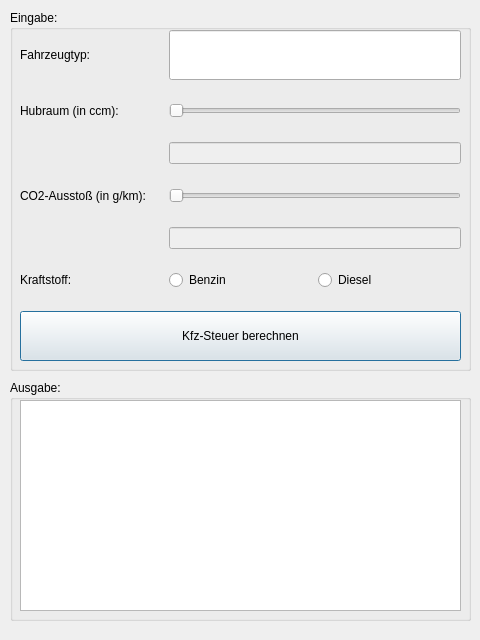
<?xml version="1.0" encoding="UTF-8"?>
<ui version="4.0">
 <class>Dialog</class>
 <widget class="QDialog" name="Dialog">
  <property name="geometry">
   <rect>
    <x>0</x>
    <y>0</y>
    <width>480</width>
    <height>640</height>
   </rect>
  </property>
  <property name="windowTitle">
   <string>Kfz-Steuer</string>
  </property>
  <widget class="QGroupBox" name="groupBox">
   <property name="geometry">
    <rect>
     <x>10</x>
     <y>10</y>
     <width>461</width>
     <height>361</height>
    </rect>
   </property>
   <property name="title">
    <string>Eingabe:</string>
   </property>
   <widget class="QWidget" name="gridLayoutWidget">
    <property name="geometry">
     <rect>
      <x>10</x>
      <y>20</y>
      <width>441</width>
      <height>331</height>
     </rect>
    </property>
    <layout class="QGridLayout" name="gridLayout">
     <item row="1" column="0">
      <widget class="QLabel" name="lb_hubraum">
       <property name="sizePolicy">
        <sizepolicy hsizetype="Minimum" vsizetype="Minimum">
         <horstretch>0</horstretch>
         <verstretch>0</verstretch>
        </sizepolicy>
       </property>
       <property name="text">
        <string>Hubraum (in ccm):</string>
       </property>
      </widget>
     </item>
     <item row="1" column="1" colspan="2">
      <widget class="QSlider" name="slider_hubraum">
       <property name="sizePolicy">
        <sizepolicy hsizetype="Minimum" vsizetype="Minimum">
         <horstretch>0</horstretch>
         <verstretch>0</verstretch>
        </sizepolicy>
       </property>
       <property name="maximum">
        <number>5000</number>
       </property>
       <property name="orientation">
        <enum>Qt::Horizontal</enum>
       </property>
      </widget>
     </item>
     <item row="5" column="2">
      <widget class="QRadioButton" name="rb_diesel">
       <property name="sizePolicy">
        <sizepolicy hsizetype="Minimum" vsizetype="Minimum">
         <horstretch>0</horstretch>
         <verstretch>0</verstretch>
        </sizepolicy>
       </property>
       <property name="text">
        <string>Diesel</string>
       </property>
      </widget>
     </item>
     <item row="3" column="0">
      <widget class="QLabel" name="lb_co2">
       <property name="sizePolicy">
        <sizepolicy hsizetype="Minimum" vsizetype="Minimum">
         <horstretch>0</horstretch>
         <verstretch>0</verstretch>
        </sizepolicy>
       </property>
       <property name="text">
        <string>CO2-Ausstoß (in g/km):</string>
       </property>
      </widget>
     </item>
     <item row="2" column="1" colspan="2">
      <widget class="QLineEdit" name="tf_hubraum">
       <property name="enabled">
        <bool>false</bool>
       </property>
       <property name="sizePolicy">
        <sizepolicy hsizetype="Minimum" vsizetype="Maximum">
         <horstretch>0</horstretch>
         <verstretch>0</verstretch>
        </sizepolicy>
       </property>
      </widget>
     </item>
     <item row="5" column="0">
      <widget class="QLabel" name="lb_kraftstoff">
       <property name="sizePolicy">
        <sizepolicy hsizetype="Minimum" vsizetype="Minimum">
         <horstretch>0</horstretch>
         <verstretch>0</verstretch>
        </sizepolicy>
       </property>
       <property name="text">
        <string>Kraftstoff:</string>
       </property>
      </widget>
     </item>
     <item row="0" column="1" colspan="2">
      <widget class="QLineEdit" name="tf_typ">
       <property name="sizePolicy">
        <sizepolicy hsizetype="Minimum" vsizetype="Minimum">
         <horstretch>0</horstretch>
         <verstretch>0</verstretch>
        </sizepolicy>
       </property>
      </widget>
     </item>
     <item row="6" column="0" colspan="3">
      <widget class="QPushButton" name="bt_berechnen">
       <property name="sizePolicy">
        <sizepolicy hsizetype="Minimum" vsizetype="Minimum">
         <horstretch>0</horstretch>
         <verstretch>0</verstretch>
        </sizepolicy>
       </property>
       <property name="text">
        <string>Kfz-Steuer berechnen</string>
       </property>
      </widget>
     </item>
     <item row="0" column="0">
      <widget class="QLabel" name="lb_typ">
       <property name="sizePolicy">
        <sizepolicy hsizetype="Minimum" vsizetype="Minimum">
         <horstretch>0</horstretch>
         <verstretch>0</verstretch>
        </sizepolicy>
       </property>
       <property name="text">
        <string>Fahrzeugtyp:</string>
       </property>
      </widget>
     </item>
     <item row="5" column="1">
      <widget class="QRadioButton" name="rb_benzin">
       <property name="sizePolicy">
        <sizepolicy hsizetype="Minimum" vsizetype="Minimum">
         <horstretch>0</horstretch>
         <verstretch>0</verstretch>
        </sizepolicy>
       </property>
       <property name="text">
        <string>Benzin</string>
       </property>
      </widget>
     </item>
     <item row="4" column="1" colspan="2">
      <widget class="QLineEdit" name="tf_co2">
       <property name="enabled">
        <bool>false</bool>
       </property>
       <property name="sizePolicy">
        <sizepolicy hsizetype="Minimum" vsizetype="Maximum">
         <horstretch>0</horstretch>
         <verstretch>0</verstretch>
        </sizepolicy>
       </property>
      </widget>
     </item>
     <item row="3" column="1" colspan="2">
      <widget class="QSlider" name="slider_co2">
       <property name="sizePolicy">
        <sizepolicy hsizetype="Minimum" vsizetype="Minimum">
         <horstretch>0</horstretch>
         <verstretch>0</verstretch>
        </sizepolicy>
       </property>
       <property name="maximum">
        <number>500</number>
       </property>
       <property name="orientation">
        <enum>Qt::Horizontal</enum>
       </property>
      </widget>
     </item>
    </layout>
   </widget>
  </widget>
  <widget class="QGroupBox" name="groupBox_2">
   <property name="geometry">
    <rect>
     <x>10</x>
     <y>380</y>
     <width>461</width>
     <height>241</height>
    </rect>
   </property>
   <property name="title">
    <string>Ausgabe:</string>
   </property>
   <widget class="QPlainTextEdit" name="ta_ausgabe">
    <property name="geometry">
     <rect>
      <x>10</x>
      <y>20</y>
      <width>441</width>
      <height>211</height>
     </rect>
    </property>
   </widget>
  </widget>
 </widget>
 <resources/>
 <connections/>
</ui>
